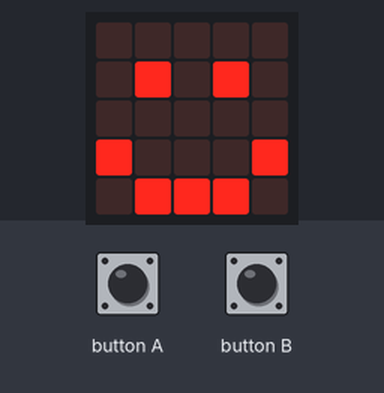
Bench run of a program on a simulated BBC micro:bit (MakeCode). Parts: the board's 5×5 LED display. Inputs (shaded band) come from the test bench.

Above: at 1.8 s.
1.9 s: button A pressed for 0.15 s
At 3.0 s:
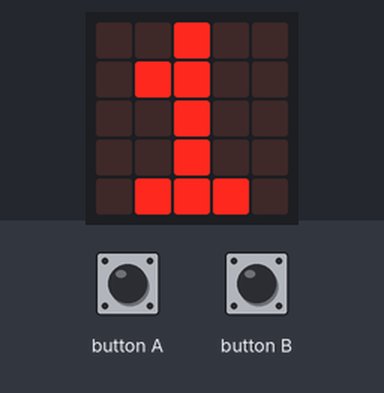
3.5 s: button B pressed for 0.15 s
At 4.2 s:
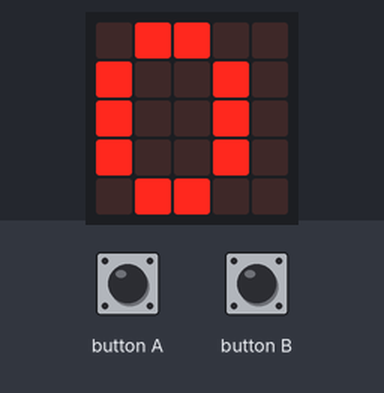
Timing chart, 0 to 6.5 s (numbered marks = the images above; inputs shaded):
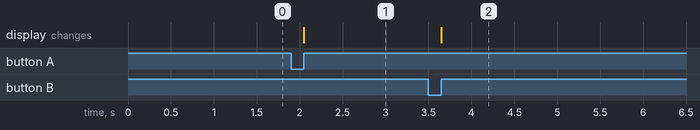

Measured:
- after the input at 1.9 s, the display: changes after 0.15 s (image 1)
- after the input at 3.5 s, the display: changes after 0.15 s (image 2)

The program:

main.ts
```typescript
// (licence header left out)
// variables
let cookies: number = 0

// start
basic.clearScreen()
basic.showIcon(IconNames.Happy)

// add cookies
input.onButtonPressed(Button.A, function () {
    cookies = cookies + 1
    basic.showNumber(cookies)
})

// stop
input.onButtonPressed(Button.B, function () {
    cookies = 0
    basic.showNumber(cookies)
})
```
